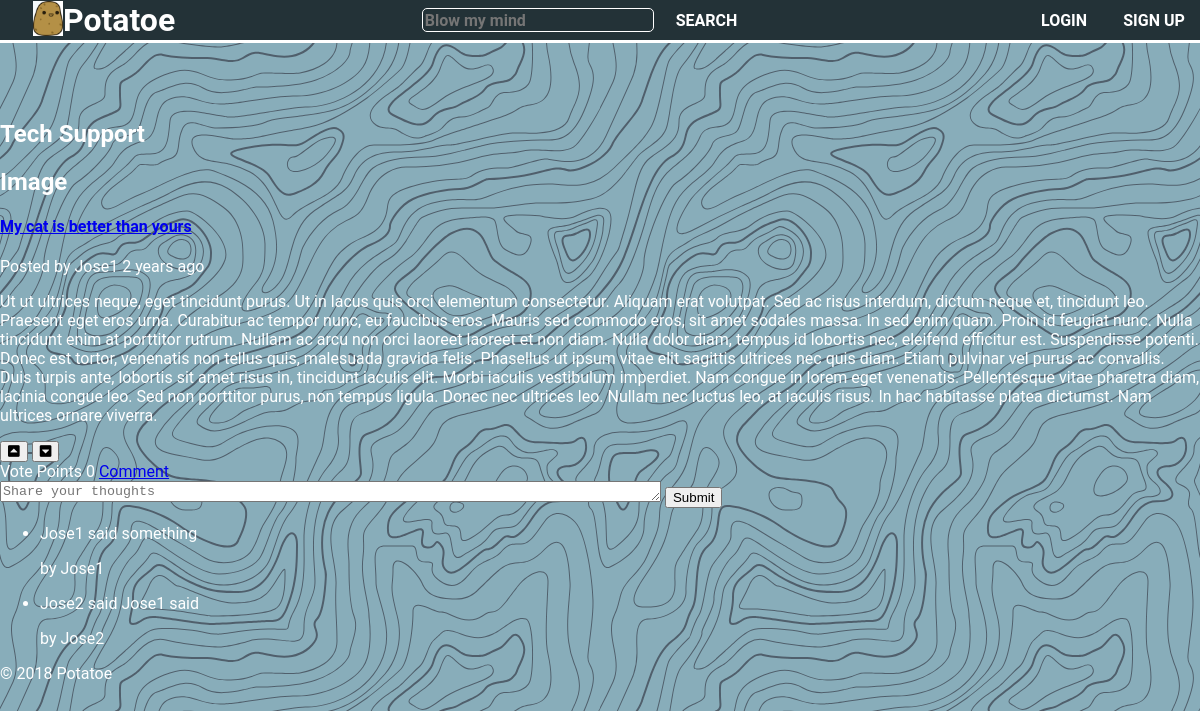
/pages/story.php?id=2, run on the app's committed database.
### tables this page shows
CREATE TABLE Story (
	id			INTEGER PRIMARY KEY
				AUTOINCREMENT,
	id_user		INTEGER REFERENCES User(id)
				NOT NULL,
	id_channel 	INTEGER REFERENCES Channel(id)
				NOT NULL,
	title 		TEXT,
	content 	TEXT,
	date_posted DATETIME,
	url			TEXT,
	n_upvotes 	INTEGER,
	n_downvotes INTEGER
);

CREATE TABLE Channel (
	id	 	INTEGER PRIMARY KEY
			AUTOINCREMENT,
	name	TEXT
);

CREATE TABLE User (
	id			INTEGER PRIMARY KEY
				AUTOINCREMENT,
	username	TEXT UNIQUE,
	password 	TEXT,
	fullname	TEXT,
	email 		TEXT,
	bio			TEXT,
	url 		VARCHAR
);

CREATE TABLE Comment (
	id			INTEGER PRIMARY KEY
				AUTOINCREMENT,
	id_story	INTEGER REFERENCES Story(id)
				NOT NULL,
	id_user		INTEGER REFERENCES User(id)
				NOT NULL,
	id_parent	INTEGER REFERENCES Comment(id),
	content 	TEXT,
	datePosted 	DATETIME,
	n_upvotes 	INTEGER,
	n_downvotes INTEGER
);

### pages/story.php (called while the page is built, shortened)
<?php
    include_once(ABSPATH . '/database/db_stories.php');
    $story = get_story_from_id($_GET['id']);
    $paragraphs = explode('\n', $story['content']);
    $comments_result = get_all_comments_from_story($_GET['id']);
    include(ABSPATH . '/templates/common/header.php');
    include(ABSPATH . '/templates/tpl_story.php');
    include(ABSPATH . '/templates/common/footer.php');
?>

### database/db_stories.php (called while the page is built, shortened)
<?php
    function get_story_from_id($id_story){
        $db = Database::instance()->db();
        $stmt = $db->prepare('  SELECT Story.id AS id, name, username, title, content, date_posted
                                FROM Story, User, Channel
                                WHERE ((Story.id = ?) AND (Story.id_channel = Channel.id) AND (Story.id_user == User.id));'
                            );
        $stmt->execute(array($id_story));
        return $stmt->fetch();
    }
    function get_all_comments_from_story($id_story){
        $db = Database::instance()->db();
        $stmt = $db->prepare('SELECT Comment.id, username, content, datePosted, n_upvotes, n_downvotes
                                FROM Comment JOIN User ON Comment.id_user = User.id
                                WHERE id_story = ? and id_parent is null;');
        $stmt->execute(array($id_story));
        return $stmt->fetchAll();
    }
    function get_story_upvotes($id_story) {
        $db = Database::instance()->db();
        $stmt = $db->prepare('SELECT n_upvotes FROM Story WHERE id = ?;');
        $stmt->execute(array($id_story));
        return $stmt->fetch();
    }
    function get_story_downvotes($id_story) {
        $db = Database::instance()->db();
        $stmt = $db->prepare('SELECT n_downvotes FROM Story WHERE id = ?;');
        $stmt->execute(array($id_story));
        return $stmt->fetch();
    }
?>

### templates/tpl_story.php (the view, shortened to what this page needs)
<section id="story_content">
    <article id=<?=$story['id']?>>
        <header>
            <h2><?=$story['name']?></h2>
        </header>
        <div class="one_story_content">
            <div class="story_image">
                <h2>Image</h2>
            </div>
            <div class="story_title">
                <h1><a href="../pages/story.php?id=<?=$story['id']?>"><?=$story['title']?></a></h1>
            </div>
            <div class="story_details">
                <span id="user">Posted by <?= htmlspecialchars($story['username']) ?></span>
                <span id="date">
                    <?php   $time = strtotime($story['date_posted']);
                            $dbDate = new DateTime($story['date_posted']);
                            $currDate = new DateTime();
                            $interval = $currDate->diff($dbDate);
                            if($interval->y > 0)
                                $display_time = $interval->y. " years";
                    ?>
                    <?= $display_time. " ago" ?>
                </span>
            </div>
            <div class="story_text">
                <?php foreach ($paragraphs as $paragraph) {?>
                    <p><?= htmlspecialchars($paragraph) ?></p>
                <?php } ?>
            </div>
        </div>
        <footer>
            <span id="vote">
                <div class="voting_buttons" method="post">
                    <button type="submit" name="upvote" onclick="vote(<?=$story['id']?>, 1)" ><i class="fas fa-caret-square-up"></i></button>
                     <button type="submit" name="downvote" onclick="vote(<?=$story['id']?>, -1)" ><i class="fas fa-caret-square-down"></i></button>
                </div>
                <span id="vote_points">
                    Vote Points
                </span>
                <span class="vote_points_number">
                    <?php   $upvotes = get_story_upvotes($story['id']);
                     $downvotes = get_story_downvotes($story['id']); ?>
                     <?=intval($upvotes['n_upvotes']) -  intval($downvotes['n_downvotes'])?>
                </span>
            </span>
            <span id="comment"><a class="comments" href="story.php?id=<?=$story['id']?>#comments">Comment</a></span>
        </footer>
    </article>
    <section id="add_comment">
        <textarea name="inserted_comment" rows="1" cols="80" placeholder="Share your thoughts" required></textarea>
        <input type="submit" name="submit" value="Submit" onclick="add_first_layer_comment_js(0, <?= $story['id']?>)"/>
    </section>
    <ul id="story_comments">
        <?php foreach ($comments_result as $comment) {?>
            <li>
                <p><?= htmlspecialchars($comment['content']) ?></p>
                <p>by <?= $comment['username'] ?></p>
            </li>
        <?php } ?>
    </ul>
</section>

### css/layout.css (style rules this page uses)
body { margin: 0; width: auto !important; min-width: 650px; }
.content > section { width:100%; }

### css/responsive.css (style rules this page uses)
input[type=submit] { cursor: url("../images/pikapika.png"), auto; }

### data on the page
story: id_channel.name "Tech Support", title "My cat is better than yours", id_user.username "Jose1", content "Ut ut ultrices neque, eget tincidunt purus. Ut in lacus quis orci elementum consectetur. Aliquam erat volutpat. Sed ac risus interdum, dictum neque et, tincidunt leo. Praesent eget eros urna. Curabitur ac tempor nunc, eu faucibus eros. Mauris sed commodo eros, sit amet sodales massa. In sed enim quam. Proin id feugiat nunc. Nulla tincidunt enim at porttitor rutrum. Nullam ac arcu non orci laoreet laoreet et non diam. Nulla dolor diam, tempus id lobortis nec, eleifend efficitur est. Suspendisse potenti. Donec est tortor, venenatis non tellus quis, malesuada gravida felis. Phasellus ut ipsum vitae elit sagittis ultrices nec quis diam. Etiam pulvinar vel purus ac convallis. Duis turpis ante,…", n_upvotes+n_downvotes "0"
comment: content "Jose1 said something", id_user.username "Jose1"
comment: content "Jose2 said Jose1 said", id_user.username "Jose2"
